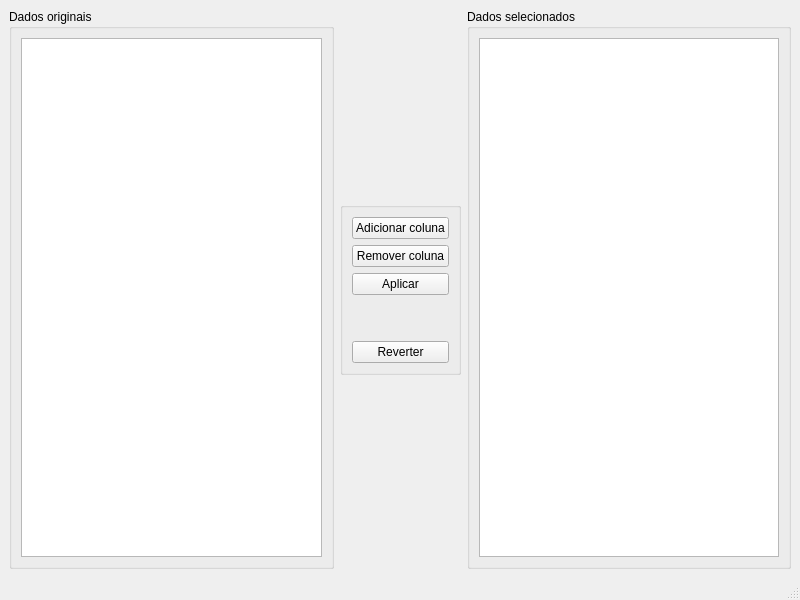
<?xml version="1.0" encoding="UTF-8"?>
<ui version="4.0">
 <class>MainWindow</class>
 <widget class="QMainWindow" name="MainWindow">
  <property name="geometry">
   <rect>
    <x>0</x>
    <y>0</y>
    <width>800</width>
    <height>600</height>
   </rect>
  </property>
  <property name="windowTitle">
   <string>Seleção de coluna</string>
  </property>
  <widget class="QWidget" name="centralwidget">
   <layout class="QGridLayout" name="gridLayout_3">
    <item row="0" column="2">
     <widget class="QGroupBox" name="groupBox_2">
      <property name="title">
       <string>Dados selecionados</string>
      </property>
      <layout class="QGridLayout" name="gridLayout_2">
       <item row="0" column="0">
        <widget class="QListWidget" name="listWidget_2"/>
       </item>
      </layout>
     </widget>
    </item>
    <item row="0" column="0">
     <widget class="QGroupBox" name="groupBox">
      <property name="title">
       <string>Dados originais</string>
      </property>
      <layout class="QGridLayout" name="gridLayout">
       <item row="0" column="0">
        <widget class="QListWidget" name="listWidget"/>
       </item>
      </layout>
     </widget>
    </item>
    <item row="0" column="1" alignment="Qt::AlignHCenter|Qt::AlignVCenter">
     <widget class="QGroupBox" name="groupBox_3">
      <property name="title">
       <string/>
      </property>
      <layout class="QVBoxLayout" name="verticalLayout">
       <item alignment="Qt::AlignTop">
        <widget class="QPushButton" name="pushButton">
         <property name="text">
          <string>Adicionar coluna</string>
         </property>
        </widget>
       </item>
       <item alignment="Qt::AlignTop">
        <widget class="QPushButton" name="pushButton_2">
         <property name="text">
          <string>Remover coluna</string>
         </property>
        </widget>
       </item>
       <item alignment="Qt::AlignTop">
        <widget class="QPushButton" name="pushButton_3">
         <property name="text">
          <string>Aplicar</string>
         </property>
        </widget>
       </item>
       <item>
        <spacer name="verticalSpacer">
         <property name="orientation">
          <enum>Qt::Vertical</enum>
         </property>
         <property name="sizeHint" stdset="0">
          <size>
           <width>20</width>
           <height>40</height>
          </size>
         </property>
        </spacer>
       </item>
       <item alignment="Qt::AlignTop">
        <widget class="QPushButton" name="pushButton_4">
         <property name="text">
          <string>Reverter</string>
         </property>
        </widget>
       </item>
      </layout>
     </widget>
    </item>
   </layout>
  </widget>
  <widget class="QStatusBar" name="statusbar"/>
 </widget>
 <resources/>
 <connections/>
</ui>
